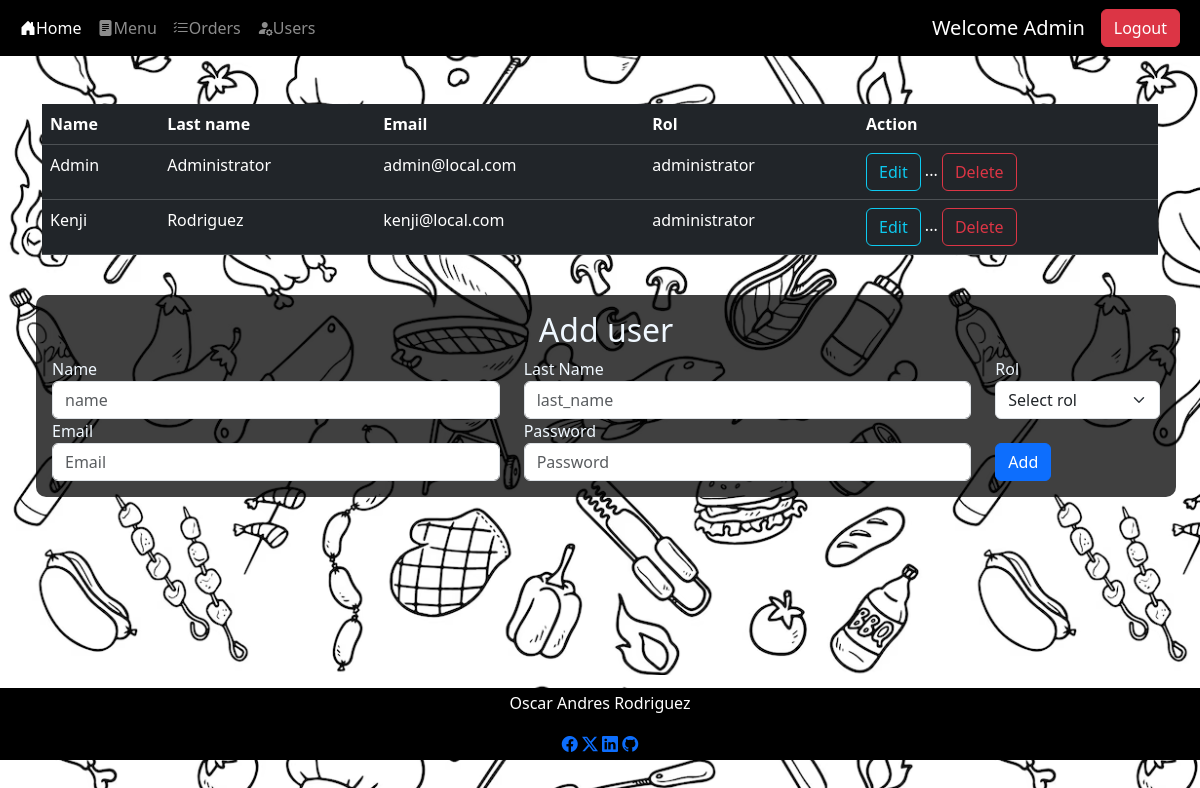
Before: /users/users (signed in) with the older database file.
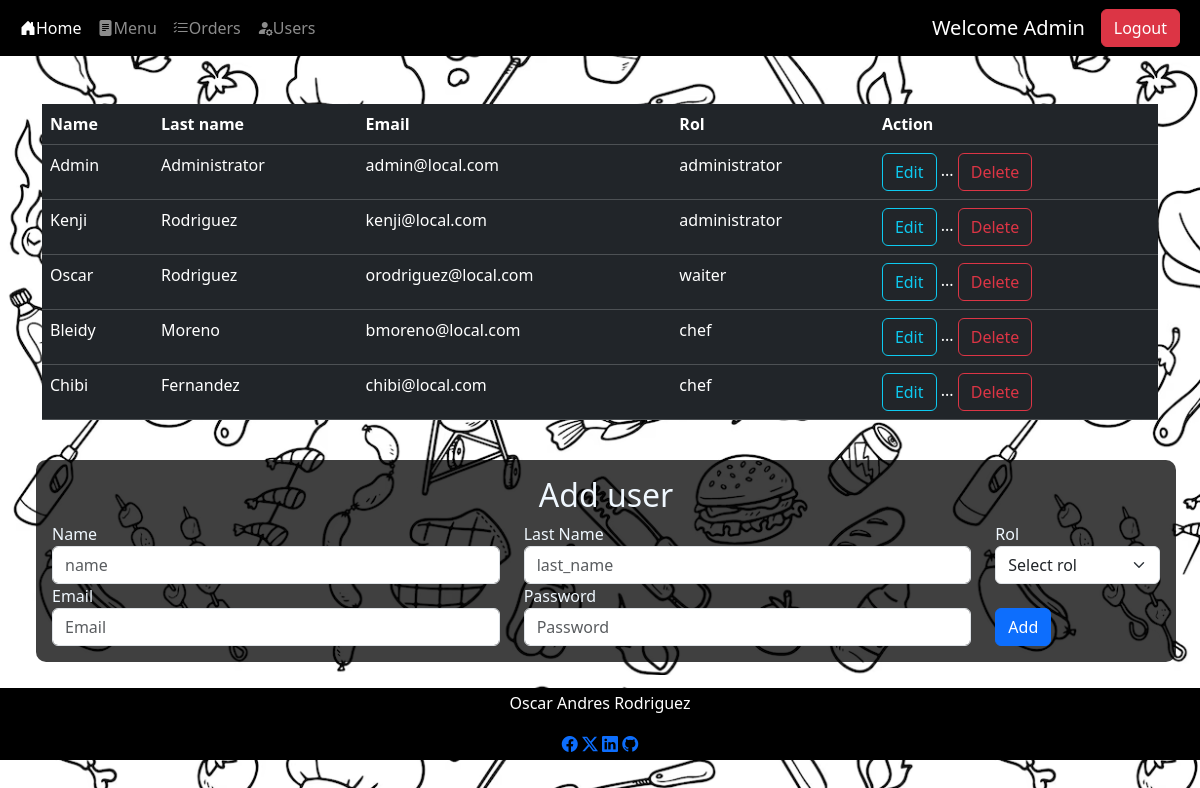
After: the same page with the newer database file.
### src/db/db_models.py (models this page shows)
class Users(Base):
    __tablename__ = "users"
    id = Column(Integer,primary_key=True, index=True)
    name = Column(String)
    last_name = Column(String)
    email = Column(String, unique=True, index=True, nullable=False)
    password = Column(String, nullable=False)
    rol_id = Column(Integer, ForeignKey('roles.id'), nullable=True)

class Roles(Base):
    __tablename__ = "roles"
    id = Column(Integer,primary_key=True, index=True)
    name = Column(String, nullable=False)

### src/routes/users.py (the view)
@router.get('/users',response_class=HTMLResponse)
def get_users_page(request: Request,response:Response, db: Session = Depends(get_db)):
    print("loading users page")
    user, body = get_current_user(request=request, db=db)
    if user is None:
        return RedirectResponse(url="/home",status_code=status.HTTP_307_TEMPORARY_REDIRECT)
    if user.rol_id != 1:
        print("Unauthorized user getting back to home page")
        return RedirectResponse(url="/home",status_code=status.HTTP_307_TEMPORARY_REDIRECT)
    users = db.query(Users.id,Users.name, Users.last_name, Users.email, Roles.name.label('rol'))\
                .join(Roles, Roles.id == Users.rol_id)
    body["users"] = users
    return templates.TemplateResponse("users.html", body)

### templates/users.html (shortened to what this page needs)
{% extends "layout.html" %}
{% block content %}
<div class="container align-content-center mt-5" >
    <table class="table table-dark table-hover ">
        <thead>
            <tr>
                <th>Name</th>
                <th>Last name</th>
                <th>Email</th>
                <th>Rol</th>
                <th>Action</th>
            </tr>
        </thead>
        <tbody>
            {% for user in users %}
            <tr>
                <td> {{user.name | title}} </td>
                <td> {{user.last_name | title }} </td>
                <td> {{user.email}}</td>
                <td> {{user.rol}}</td>
                <td>
                    <a class="btn btn-outline-info" href="/users/update_user/{{ user.id }}">Edit</a>
                    <span>...</span>
                    <button type="button" class="btn btn-outline-danger" data-bs-toggle="modal" data-bs-target="#staticBackdrop{{user.id}}">
                        Delete
                    </button>
                </td>
            </tr>
            {% endfor %}
        </tbody>
    </table>
</div>
<div class="container bg-black bg-opacity-75 m-4 p-3" style="color: aliceblue; border-radius: 10px;">
    <h2 class="text-center">Add user</h2>
    <form action="/users/users" method="post">
        <div class="row align-items-center">
            <div class="col-md-5 ">
                <label for="name">Name</label>
                <input type="text" class="form-control" name="name" id="name" placeholder="name">
            </div>
            <div class=" col-md-5">
                <label for="last_name">Last Name</label>
                <input type="text" class="form-control" name="last_name" id="last_name" placeholder="last_name">
            </div>
            <div class=" col-md-2">
                <label for="rol">Rol</label>
                <select name="rol" id="rol" class="form-select">
                    <option selected>Select rol</option>
                </select>
            </div>
        </div>
        <div class="row align-items-center">
            <div class="col-5">
                <label for="email">Email</label>
                <input type="email" class="form-control" name="email" id="email" placeholder="Email">
            </div>
            <div class="col-5">
                <label for="password">Password</label>
                <input type="password" class="form-control" name="password" id="password" placeholder="Password">
            </div>
            <div class="col-auto pt-4">
                <button type="submit" class="btn btn-primary ">Add</button>
            </div>
        </div>
    </form>
</div>
{% endblock %}

### templates/layout.html (shortened to what this page needs)
<!DOCTYPE html>
<html lang="en">
<head>
  <link rel="stylesheet" href="https://cdn.jsdelivr.net/npm/bootstrap-icons@1.11.1/font/bootstrap-icons.css">
  <link href="https://cdn.jsdelivr.net/npm/bootstrap@5.3.2/dist/css/bootstrap.min.css"
  rel="stylesheet"
>
  <link rel="stylesheet" href="/static/styles.css">
</head>
<body>
  <nav class="navbar navbar-expand-lg navbar-dark bg-black ">
    <div class="container-fluid">
      <div class="collapse navbar-collapse" id="navbarSupportedContent">
        <ul class="navbar-nav me-auto mb-2 mb-lg-0">
          <li class="nav-item">
            <a class="nav-link active" aria-current="page" href="/home"> <i class="bi-house-door-fill"></i>Home</a>
          </li>
        {% if session %}
          <li class="nav-item">
            <a class="nav-link" href="/menu"> <i class="bi-file-text-fill"></i>Menu</a>
          </li>
          <li class="nav-item">
            <a class="nav-link" href="/orders"> <i class="bi-list-check"></i>Orders</a>
          </li>
        {% endif %}
        {% if rol == 1%}
          <li class="nav-item">
            <a class="nav-link" href="/users/users"> <i class="bi-person-fill-gear"></i>Users</a>
          </li>
        {% endif %}
      </ul>
      {% if USERNAME  %}
      <a class="navbar-brand">Welcome {{ USERNAME | title }}</a>
      {% endif %}
        {% if session == True %}
        <form class="d-flex" role="logout" method="post" action="/logout">
          <button class="btn btn-danger me-2" href="/logout" type="submit">Logout</button>
        </form>
          {% else %}
          <a class="btn btn-success me-2" href="/login">Login</a>
          {% endif %}
      </div>
    </div>
  </nav>
  <div class="container-fluid">
    {% block content %}
    {% endblock %}
  </div>
  <footer class="container-fluid">
    <p>Oscar Andres Rodriguez</p>
      <a href="https://www.facebook.com/Andres.kenji" target="_blank" ><i class="bi-facebook"></i></a>
      <a href="https://twitter.com/Kenji_Andres" target="_blank" ><i class="bi-twitter-x"></i></a>
      <a href="https://www.linkedin.com/in/oarf/" target="_blank"><i class="bi-linkedin"></i></a>
      <a href="https://github.com/AndresKenji" target="_blank" ><i class="bi-github"></i></a>
  </footer>
  </body>
  </html>

### static/styles.css (style rules this page uses)
body { background-image: url("/static/food.png"); }
footer { background-color: black; color: white; padding: 3px; line-height:25px; text-align:center; position:absolute; bottom:40px; left:0; width:100%; }

Changed rows visible on the page:
added Users: name "Oscar", last_name "Rodriguez", email "orodriguez@local.com", rol "waiter"
added Users: name "Bleidy", last_name "Moreno", email "bmoreno@local.com", rol "chef"
added Users: name "Chibi", last_name "Fernandez", email "chibi@local.com", rol "chef"
